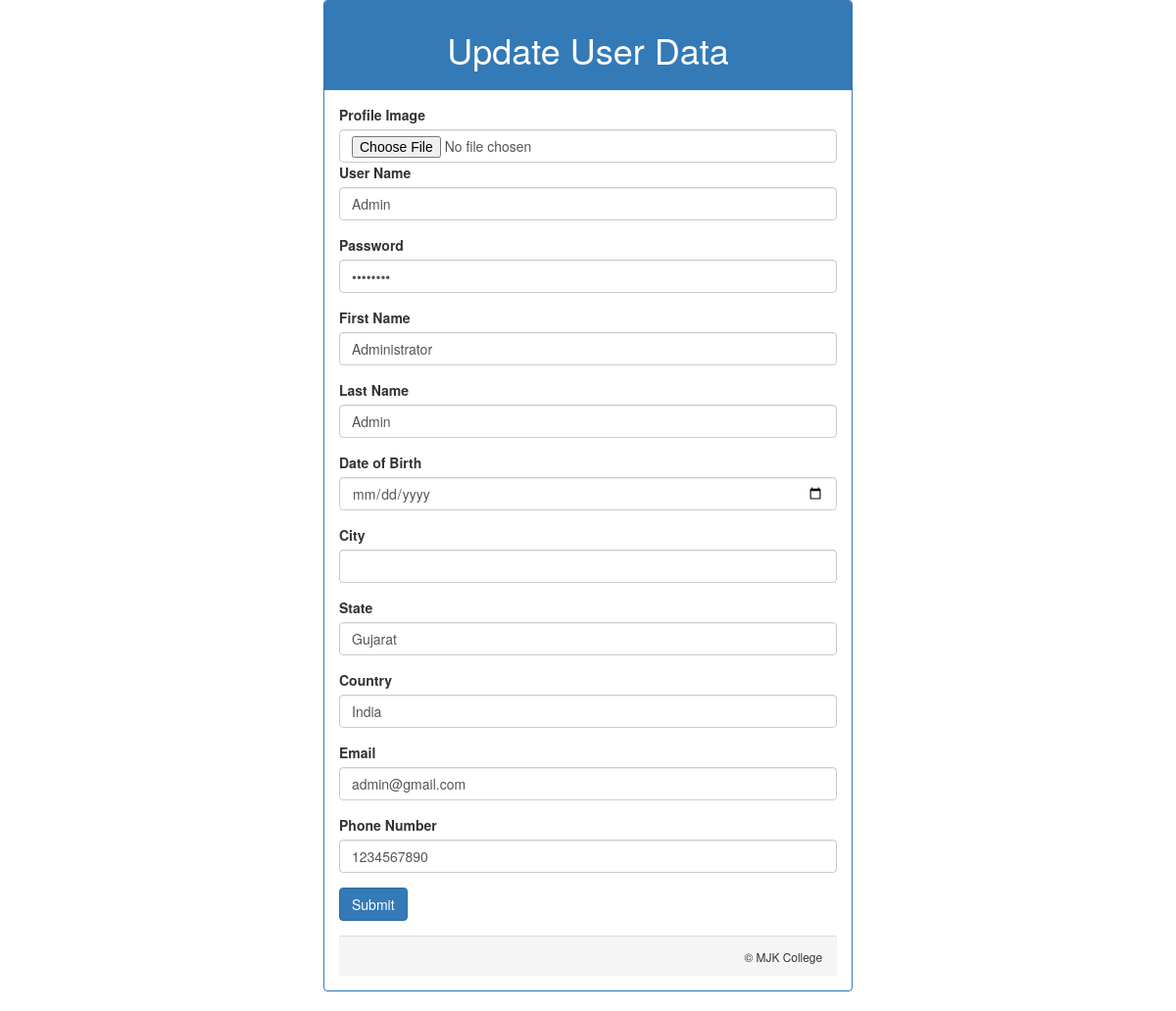
Page /update.php?uid=1 on the committed database.
### tables this page shows
CREATE TABLE `registration` (
  `id` int(30) NOT NULL,
  `img` varchar(500) NOT NULL,
  `userName` varchar(30) NOT NULL,
  `password` varchar(20) NOT NULL,
  `firstName` varchar(30) NOT NULL,
  `lastName` varchar(30) NOT NULL,
  `dob` date NOT NULL,
  `city` varchar(15) NOT NULL,
  `state` varchar(15) NOT NULL,
  `country` varchar(15) NOT NULL,
  `email` varchar(30) NOT NULL,
  `phno` int(10) NOT NULL
);

### update.php (the view, shortened to what this page needs)
<?php
include('connectionDB.php');
$id = $_GET['uid'];
$stmt = $conn->prepare("SELECT * FROM registration WHERE id = ?");
$stmt->bind_param("i", $id);
$stmt->execute();
$result = $stmt->get_result();
$total = $result->num_rows;
if ($total > 0) {
    $userData = $result->fetch_assoc();
} else {
    $userData = [];
}
?>
<!DOCTYPE html>
<html>
  <head>
   <link href="https://maxcdn.bootstrapcdn.com/font-awesome/4.7.0/css/font-awesome.min.css" rel="stylesheet" >
 <link rel="stylesheet" href="css/register.css">
  </head>
  <body>
        <div class="container">
      <div class="row col-md-6 col-md-offset-3">
        <div class="panel panel-primary">
          <div class="panel-heading text-center">
            <h1>Update User Data</h1>
          </div>
          <div class="panel-body">
            <form <?php  echo "action='updatedata.php?id=". $userData['id'] . " ' "; ?> method="post">
			<div class="form-group">
                <label for="img">Profile Image</label>
                <input
                  type="file"
                  class="form-control"
                  id="img"
                  name="img"
              </div>
<div class="form-group">
                <label for="userName">User Name</label>
                <input type="text"
                  class="form-control"
                  id="userName"
                  name="userName" required
				onkeypress="return (event.charCode > 64 && event.charCode < 91)|| (event.charCode > 47 && event.charCode < 58) || (event.charCode > 96 && event.charCode < 123) || (event.charCode == 32)"
		 value="<?php echo  $userData['userName']; ?>"/>
              </div>
<div class="form-group">
                <label for="password">Password</label>
                <input
                  type="password"
                  class="form-control"
                  id="password"
                  name="password"
				  value="<?php echo  $userData['password']; ?>"
				  pattern="(?=.*\d)(?=.*[a-z])(?=.*[A-Z]).{8,}" title="Must contain at least one number and one uppercase and lowercase letter one special character(@,#,$,%,&,^,!,*,?), and at least 8 or more characters"
		required>
              </div>
              <div class="form-group">
                <label for="firstName">First Name</label>
                <input
                  type="text"
                  class="form-control"
                  id="firstName"
                  name="firstName"
				  value="<?php echo  $userData['firstName']; ?>"
				  onkeypress="return (event.charCode > 64 && event.charCode < 91) || (event.charCode > 96 && event.charCode < 123) || (event.charCode == 32)"
		required/>
              </div>
              <div class="form-group">
                <label for="lastName">Last Name</label>
                <input
                  type="text"
                  class="form-control"
                  id="lastName"
                  name="lastName"
				  value="<?php echo  $userData['lastName']; ?>"
				  onkeypress="return (event.charCode > 64 && event.charCode < 91) || (event.charCode > 96 && event.charCode < 123) || (event.charCode == 32)"
		required>
              </div>
			<div class="form-group">
                <label for="dob">Date of Birth</label>
                <input
                  type="date"
                  class="form-control"
                  id="dob"
                  name="dob"
				  value="<?php echo  $userData['dob']; ?>"
			required/>
              </div>
			<div class="form-group">
                <label for="city">City</label>
                <input
                  type="text"
                  class="form-control"
                  id="city"
                  name="city"
				  value="<?php echo  $userData['city']; ?>"
				  onkeypress="return (event.charCode > 64 && event.charCode < 91) || (event.charCode > 96 && event.charCode < 123) || (event.charCode == 32)"
			required/>
              </div>
			<div class="form-group">
                <label for="state">State</label>
                <input
                  type="text"
                  class="form-control"
                  id="state"
                  name="state"
				  value="<?php echo  $userData['state']; ?>"
				  onkeypress="return (event.charCode > 64 && event.charCode < 91) || (event.charCode > 96 && event.charCode < 123) || (event.charCode == 32)"
			required/>
              </div>
			<div class="form-group">
                <label for="country">Country</label>
                <input
                  type="text"
                  class="form-control"
                  id="country"
                  name="country"
				  value="<?php echo  $userData['country']; ?>"
				  onkeypress="return (event.charCode > 64 && event.charCode < 91) || (event.charCode > 96 && event.charCode < 123) || (event.charCode == 32)"
			required />
              </div>
                            <div class="form-group">
                <label for="email">Email</label>
                <input
                  type="text"
                  class="form-control"
                  id="email"
                  name="email"
				  value="<?php echo  $userData['email']; ?>"
				  pattern="[a-z0-9._%+\-]+@[a-z0-9.\-]+\.[a-z]{2,}$" title="Please enter valid email address."
		required />
              </div>
              <div class="form-group">
                <label for="phno">Phone Number</label>
                <input
    		type="text"
                  class="form-control"
                  id="phno"
                  name="phno"
				  maxlength="10"
				  value="<?php echo  $userData['phno']; ?>"
				  onkeypress="return (event.charCode > 47 && event.charCode < 58)"
		required/>
              </div>
              <input type="submit" class="btn btn-primary" />
            </form>
          </div>
          <div class="panel-footer text-right">
            <small>&copy; MJK College</small>
          </div>
        </div>
      </div>
    </div>
  </body>
</html>

### rows in the picture
registration: userName "Admin", firstName "Administrator", lastName "Admin", state "Gujarat", country "India", email "admin@gmail.com", phno "1234567890"
